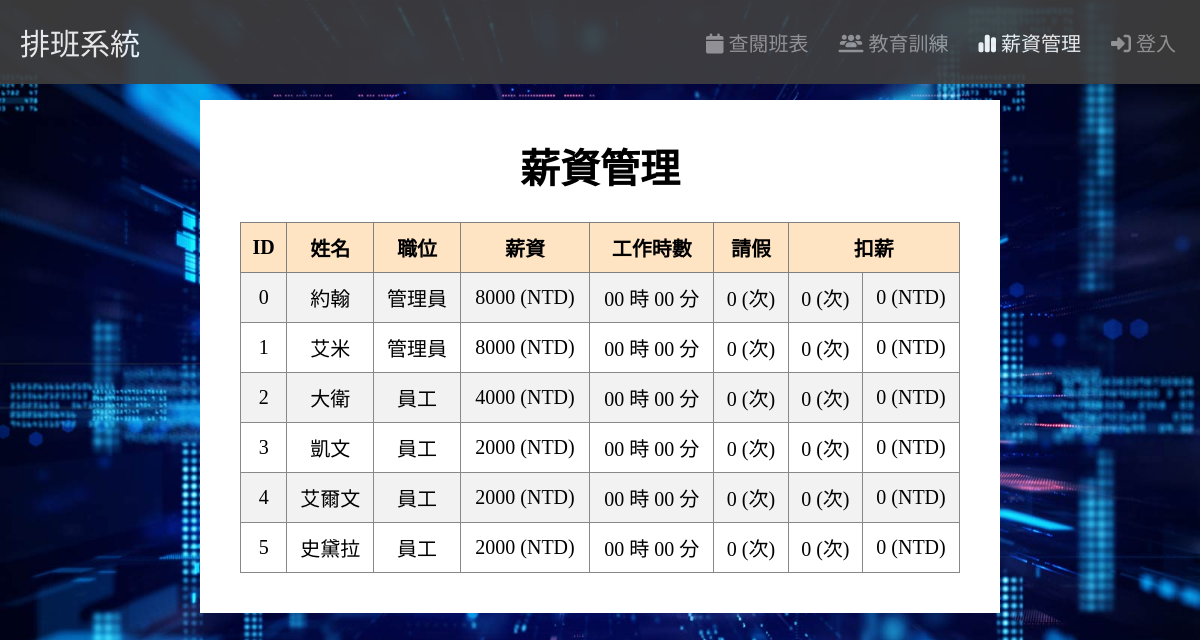
The page /statistic.php on the database its author committed.
### tables this page shows
CREATE TABLE `salary` (
  `Id` int(4) NOT NULL,
  `Salary` int(12) NOT NULL
);

CREATE TABLE `users` (
  `Id` int(4) NOT NULL,
  `Account` varchar(32) NOT NULL,
  `Password` varchar(24) NOT NULL,
  `Access` varchar(12) NOT NULL,
  `Name` varchar(12) NOT NULL,
  `Gender` varchar(4) NOT NULL
);

### statistic.php (the view, shortened to what this page needs)
<!DOCTYPE html>
<html lang="en">
<head>
    <link rel="stylesheet" href="./assets/css/main.css">
    <?php
        require './manage/db.php';
        $sql = "SELECT u.Id, u.Name, u.Access, s.Salary,
            (SELECT COUNT(*) FROM Leaves l WHERE l.Id = u.Id) AS Leaves_Count,
            (SELECT COUNT(*) FROM Dock d WHERE d.Id = u.Id) AS Dock_Count,
            (SELECT COALESCE(SUM(d.Dock_Price), 0) FROM Dock d WHERE d.Id = u.Id) AS Dock_Price,
            SEC_TO_TIME(
                COALESCE(SUM(TIME_TO_SEC(TIMEDIFF(e.Time_End, e.Time_Start))), 0) +
                COALESCE(SUM(TIME_TO_SEC(TIMEDIFF(t1.Time_End, t1.Time_Start))), 0) +
                COALESCE(SUM(TIME_TO_SEC(TIMEDIFF(t2.Time_End, t2.Time_Start))), 0)
            ) AS Working_Time
            FROM users u
            LEFT JOIN salary s ON u.Id = s.Id
            LEFT JOIN events e ON u.Id = e.Id
            LEFT JOIN train t1 ON u.Id = t1.Id_1
            LEFT JOIN train t2 ON u.Id = t2.Id_2
            GROUP BY u.Id, u.Name, u.Access, s.Salary;
        ";
        $result = mysqli_query($link, $sql);
        $statistic = array();
        while ($row = mysqli_fetch_assoc($result)) {
            $statistic[] = $row;
        }
    ?>
</head>
<body>
    <nav class="navbar">
        <a class="navbar-brand" href="./schedule.php">排班系統</a>
        <ul class="navbar-nav">
            <li class="nav-item">
                <a class="nav-link" href="./schedule.php"><i class="fa-solid fa-calendar"></i>查閱班表</a>
            </li>
            <li class="nav-item">
                <a class="nav-link" href="./train.php"><i class="fa-solid fa-users-line"></i>教育訓練</a>
            </li>
            <li class="nav-item">
                <a class="nav-link active" href=""><i class="fa-solid fa-chart-simple active"></i>薪資管理</a>
            </li>
            <li class="nav-item">
                <?php
                    if (isset($_SESSION['Name']) && $_SESSION['Name'] != "") {
                        echo '
                                <a class="nav-link" href="./user.php"><i class="fa-solid fa-users"></i>個人資料</a>
                            </li>
                            <li class="nav-item">
                                <a class="nav-link" href="./manage/logout.php"><i class="fa-solid fa-right-from-bracket"></i>登出</a>
                            ';
                    } else {
                        echo '<a class="nav-link" href="./login.html"><i class="fa-solid fa-right-to-bracket"></i>登入</a>';
                    }
                ?>
            </li>
        </ul>
    </nav>
    <div id="Statistic">
        <h1>薪資管理</h1>
        <table id="Statistic_table">
            <thead>
                <tr>
                    <th>ID</th>
                    <th>姓名</th>
                    <th>職位</th>
                    <th>薪資</th>
                    <th>工作時數</th>
                    <th>請假</th>
                    <th colspan="2">扣薪</th>
                </tr>
            </thead>
            <tbody>
                <?php
                    foreach ($statistic as $row) {
                        $Working_Time = DateTime::createFromFormat('H:i:s.u', $row['Working_Time']);
                        $hr = $Working_Time->format('H');
                        $min = $Working_Time->format('i');
                        $salary = $row['Salary'] + (($hr + $min/60)*200) - $row['Dock_Price'];
                        $salary = round($salary);
                        echo "<tr>";
                        echo "<td>" . $row['Id'] . "</td>";
                        echo "<td>" . $row['Name'] . "</td>";
                        echo "<td>" . $row['Access'] . "</td>";
                        echo "<td>" . $salary . " (NTD)";
                        echo"</td>";
                        echo "<td>" . $hr . " 時 " . $min . " 分 </td>";
                        echo "<td>" . $row['Leaves_Count'] . " (次)</td>";
                        echo "<td>" . $row['Dock_Count'] . " (次)</td>";
                        echo "<td>" . $row['Dock_Price'] . " (NTD)";
                        echo "</td>";
                        echo "</tr>";
                    }
                ?>
            </tbody>
        </table>
    </div>
</body>
</html>

### assets/css/main.css (style rules this page uses)
body { background-image: url(../img/bg.jpg); background-size: cover; background-attachment: fixed; margin: 0; padding: 0; }
a { text-decoration: none; color: #000; }
.navbar { position: fixed; top: 0; left: 0; width: 98%; color: #c0c0c0; background-color: #404040; display: flex; align-items: center; padding: 20px; opacity: 0.9; }
.navbar-brand { color: #fff; font-size: 30px; }
.navbar-nav { list-style: none; display: flex; margin: 0; padding: 0; margin-left: auto; }
.navbar-nav a { font-size: 20px; margin: 0 10px 0 5px; }
.nav-item { margin-right: 10px; }
.nav-item i { margin: 0 5px; }
.nav-link { text-decoration: none; color: #a0a0a0; }
.active { color: #fff; }
#Calendar th, td { border: 1px solid #888; padding: 8px; }
#Statistic { width: 60%; margin: 100px auto 0; background-color: #fff; padding: 10px 40px 40px; font-size: 20px; text-align: center; }
#Statistic #Statistic_table { background-color: #fff; width: 100%; border-collapse: collapse; }
#Statistic #Statistic_table th { background-color: bisque; color: #000; border: 1px solid gray; padding: 10px; }
#Statistic #Statistic_table td { padding: 10px; }
#Statistic #Statistic_table tr:nth-child(odd) { background-color: #f2f2f2; }
#Statistic #Statistic_table tr { transition: all 0.3s ease; }

### rows shown on the page
salary: Id.Id "0", Id.Name "約翰", Id.Access "管理員", Salary "8000", hr "00", min "00", Leaves_Count "0", Dock_Count "0", Dock_Price "0"
salary: Id.Id "1", Id.Name "艾米", Id.Access "管理員", Salary "8000", hr "00", min "00", Leaves_Count "0", Dock_Count "0", Dock_Price "0"
salary: Id.Id "2", Id.Name "大衛", Id.Access "員工", Salary "4000", hr "00", min "00", Leaves_Count "0", Dock_Count "0", Dock_Price "0"
salary: Id.Id "3", Id.Name "凱文", Id.Access "員工", Salary "2000", hr "00", min "00", Leaves_Count "0", Dock_Count "0", Dock_Price "0"
salary: Id.Id "4", Id.Name "艾爾文", Id.Access "員工", Salary "2000", hr "00", min "00", Leaves_Count "0", Dock_Count "0", Dock_Price "0"
salary: Id.Id "5", Id.Name "史黛拉", Id.Access "員工", Salary "2000", hr "00", min "00", Leaves_Count "0", Dock_Count "0", Dock_Price "0"
